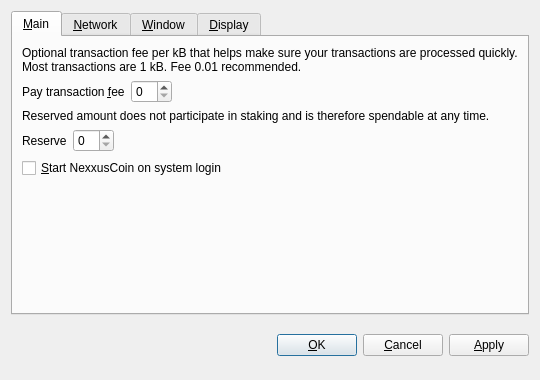
<?xml version="1.0" encoding="UTF-8"?>
<ui version="4.0">
 <class>OptionsDialog</class>
 <widget class="QDialog" name="OptionsDialog">
  <property name="geometry">
   <rect>
    <x>0</x>
    <y>0</y>
    <width>540</width>
    <height>380</height>
   </rect>
  </property>
  <property name="windowTitle">
   <string>Options</string>
  </property>
  <property name="modal">
   <bool>true</bool>
  </property>
  <layout class="QVBoxLayout" name="verticalLayout">
   <item>
    <widget class="QTabWidget" name="tabWidget">
     <property name="tabPosition">
      <enum>QTabWidget::North</enum>
     </property>
     <property name="currentIndex">
      <number>0</number>
     </property>
     <widget class="QWidget" name="tabMain">
      <attribute name="title">
       <string>&amp;Main</string>
      </attribute>
      <layout class="QVBoxLayout" name="verticalLayout_Main">
       <item>
        <widget class="QLabel" name="transactionFeeInfoLabel">
         <property name="text">
          <string>Optional transaction fee per kB that helps make sure your transactions are processed quickly. Most transactions are 1 kB. Fee 0.01 recommended.</string>
         </property>
         <property name="textFormat">
          <enum>Qt::PlainText</enum>
         </property>
         <property name="wordWrap">
          <bool>true</bool>
         </property>
        </widget>
       </item>
       <item>
        <layout class="QHBoxLayout" name="horizontalLayoutFee">
         <item>
          <widget class="QLabel" name="transactionFeeLabel">
           <property name="text">
            <string>Pay transaction &amp;fee</string>
           </property>
           <property name="textFormat">
            <enum>Qt::PlainText</enum>
           </property>
           <property name="buddy">
            <cstring>transactionFee</cstring>
           </property>
          </widget>
         </item>
         <item>
          <widget class="BitcoinAmountField" name="transactionFee"/>
         </item>
         <item>
          <spacer name="horizontalSpacerFee">
           <property name="orientation">
            <enum>Qt::Horizontal</enum>
           </property>
           <property name="sizeHint" stdset="0">
            <size>
             <width>40</width>
             <height>20</height>
            </size>
           </property>
          </spacer>
         </item>
        </layout>
       </item>
       <item>
        <widget class="QLabel" name="reserveBalanceInfoLabel">
         <property name="text">
          <string>Reserved amount does not participate in staking and is therefore spendable at any time.</string>
         </property>
         <property name="textFormat">
          <enum>Qt::PlainText</enum>
         </property>
         <property name="wordWrap">
          <bool>true</bool>
         </property>
        </widget>
       </item>
       <item>
        <layout class="QHBoxLayout" name="horizontalLayoutReserveBalance">
         <item>
          <widget class="QLabel" name="reserveBalanceLabel">
           <property name="text">
            <string>Reserve</string>
           </property>
           <property name="textFormat">
            <enum>Qt::PlainText</enum>
           </property>
           <property name="buddy">
            <cstring>reserveBalance</cstring>
           </property>
          </widget>
         </item>
         <item>
          <widget class="BitcoinAmountField" name="reserveBalance"/>
         </item>
         <item>
          <spacer name="horizontalSpacerReserveBalance">
           <property name="orientation">
            <enum>Qt::Horizontal</enum>
           </property>
           <property name="sizeHint" stdset="0">
            <size>
             <width>40</width>
             <height>20</height>
            </size>
           </property>
          </spacer>
         </item>
        </layout>
       </item>
       <item>
        <widget class="QCheckBox" name="bitcoinAtStartup">
         <property name="toolTip">
          <string>Automatically start NexxusCoin after logging in to the system.</string>
         </property>
         <property name="text">
          <string>&amp;Start NexxusCoin on system login</string>
         </property>
        </widget>
       </item>
       <item>
        <spacer name="verticalSpacer_Main">
         <property name="orientation">
          <enum>Qt::Vertical</enum>
         </property>
         <property name="sizeHint" stdset="0">
          <size>
           <width>20</width>
           <height>40</height>
          </size>
         </property>
        </spacer>
       </item>
      </layout>
     </widget>
     <widget class="QWidget" name="tabNetwork">
      <attribute name="title">
       <string>&amp;Network</string>
      </attribute>
      <layout class="QVBoxLayout" name="verticalLayout_Network">
       <item>
        <widget class="QCheckBox" name="mapPortUpnp">
         <property name="toolTip">
          <string>Automatically open the NexxusCoin client port on the router. This only works when your router supports UPnP and it is enabled.</string>
         </property>
         <property name="text">
          <string>Map port using &amp;UPnP</string>
         </property>
        </widget>
       </item>
       <item>
        <widget class="QCheckBox" name="connectSocks">
         <property name="toolTip">
          <string>Connect to the NexxusCoin network through a SOCKS5 proxy (e.g. when connecting through Tor).</string>
         </property>
         <property name="text">
          <string>&amp;Connect through SOCKS5 proxy:</string>
         </property>
        </widget>
       </item>
       <item>
        <layout class="QHBoxLayout" name="horizontalLayout_Network">
         <item>
          <widget class="QLabel" name="proxyIpLabel">
           <property name="text">
            <string>Proxy &amp;IP:</string>
           </property>
           <property name="textFormat">
            <enum>Qt::PlainText</enum>
           </property>
           <property name="buddy">
            <cstring>proxyIp</cstring>
           </property>
          </widget>
         </item>
         <item>
          <widget class="QValidatedLineEdit" name="proxyIp">
           <property name="maximumSize">
            <size>
             <width>140</width>
             <height>16777215</height>
            </size>
           </property>
           <property name="toolTip">
            <string>IP address of the proxy (e.g. 127.0.0.1)</string>
           </property>
          </widget>
         </item>
         <item>
          <widget class="QLabel" name="proxyPortLabel">
           <property name="text">
            <string>&amp;Port:</string>
           </property>
           <property name="textFormat">
            <enum>Qt::PlainText</enum>
           </property>
           <property name="buddy">
            <cstring>proxyPort</cstring>
           </property>
          </widget>
         </item>
         <item>
          <widget class="QLineEdit" name="proxyPort">
           <property name="maximumSize">
            <size>
             <width>55</width>
             <height>16777215</height>
            </size>
           </property>
           <property name="toolTip">
            <string>Port of the proxy (e.g. 9050)</string>
           </property>
          </widget>
         </item>
         <item>
          <spacer name="horizontalSpacer_Network">
           <property name="orientation">
            <enum>Qt::Horizontal</enum>
           </property>
           <property name="sizeHint" stdset="0">
            <size>
             <width>40</width>
             <height>20</height>
            </size>
           </property>
          </spacer>
         </item>
        </layout>
       </item>
       <item>
        <spacer name="verticalSpacer_Network">
         <property name="orientation">
          <enum>Qt::Vertical</enum>
         </property>
         <property name="sizeHint" stdset="0">
          <size>
           <width>20</width>
           <height>40</height>
          </size>
         </property>
        </spacer>
       </item>
      </layout>
     </widget>
     <widget class="QWidget" name="tabWindow">
      <attribute name="title">
       <string>&amp;Window</string>
      </attribute>
      <layout class="QVBoxLayout" name="verticalLayout_Window">
       <item>
        <widget class="QCheckBox" name="minimizeToTray">
         <property name="toolTip">
          <string>Show only a tray icon after minimizing the window.</string>
         </property>
         <property name="text">
          <string>&amp;Minimize to the tray instead of the taskbar</string>
         </property>
        </widget>
       </item>
       <item>
        <widget class="QCheckBox" name="minimizeOnClose">
         <property name="toolTip">
          <string>Minimize instead of exit the application when the window is closed. When this option is enabled, the application will be closed only after selecting Quit in the menu.</string>
         </property>
         <property name="text">
          <string>M&amp;inimize on close</string>
         </property>
        </widget>
       </item>
       <item>
        <spacer name="verticalSpacer_Window">
         <property name="orientation">
          <enum>Qt::Vertical</enum>
         </property>
         <property name="sizeHint" stdset="0">
          <size>
           <width>20</width>
           <height>40</height>
          </size>
         </property>
        </spacer>
       </item>
      </layout>
     </widget>
     <widget class="QWidget" name="tabDisplay">
      <attribute name="title">
       <string>&amp;Display</string>
      </attribute>
      <layout class="QVBoxLayout" name="verticalLayout_Display">
       <item>
        <layout class="QHBoxLayout" name="horizontalLayout_1_Display">
         <item>
          <widget class="QLabel" name="langLabel">
           <property name="text">
            <string>User Interface &amp;language:</string>
           </property>
           <property name="textFormat">
            <enum>Qt::PlainText</enum>
           </property>
           <property name="buddy">
            <cstring>lang</cstring>
           </property>
          </widget>
         </item>
         <item>
          <widget class="QValueComboBox" name="lang">
           <property name="toolTip">
            <string>The user interface language can be set here. This setting will take effect after restarting NexxusCoin.</string>
           </property>
          </widget>
         </item>
        </layout>
       </item>
       <item>
        <layout class="QHBoxLayout" name="horizontalLayout_2_Display">
         <item>
          <widget class="QLabel" name="unitLabel">
           <property name="text">
            <string>&amp;Unit to show amounts in:</string>
           </property>
           <property name="textFormat">
            <enum>Qt::PlainText</enum>
           </property>
           <property name="buddy">
            <cstring>unit</cstring>
           </property>
          </widget>
         </item>
         <item>
          <widget class="QValueComboBox" name="unit">
           <property name="toolTip">
            <string>Choose the default subdivision unit to show in the interface and when sending coins.</string>
           </property>
          </widget>
         </item>
        </layout>
       </item>
       <item>
        <widget class="QCheckBox" name="coinControlFeatures">
         <property name="toolTip">
          <string>Whether to show coin control features or not.</string>
         </property>
         <property name="text">
          <string>Display coin &amp;control features (experts only!)</string>
         </property>
        </widget>
       </item>
       <item>
        <widget class="QCheckBox" name="minimizeCoinAge">
         <property name="toolTip">
          <string>Whether to select the coin outputs randomly or with minimal coin age.</string>
         </property>
         <property name="text">
          <string>Minimize weight consumption (experimental)</string>
         </property>
        </widget>
       </item>
       <item>
        <spacer name="verticalSpacer_Display">
         <property name="orientation">
          <enum>Qt::Vertical</enum>
         </property>
         <property name="sizeHint" stdset="0">
          <size>
           <width>20</width>
           <height>40</height>
          </size>
         </property>
        </spacer>
       </item>
      </layout>
     </widget>
    </widget>
   </item>
   <item>
    <layout class="QHBoxLayout" name="horizontalLayout_Buttons">
     <item>
      <spacer name="horizontalSpacer_1">
       <property name="orientation">
        <enum>Qt::Horizontal</enum>
       </property>
       <property name="sizeHint" stdset="0">
        <size>
         <width>40</width>
         <height>48</height>
        </size>
       </property>
      </spacer>
     </item>
     <item>
      <widget class="QLabel" name="statusLabel">
       <property name="font">
        <font>
         <weight>75</weight>
         <bold>true</bold>
        </font>
       </property>
       <property name="text">
        <string/>
       </property>
       <property name="textFormat">
        <enum>Qt::PlainText</enum>
       </property>
       <property name="wordWrap">
        <bool>true</bool>
       </property>
      </widget>
     </item>
     <item>
      <spacer name="horizontalSpacer_2">
       <property name="orientation">
        <enum>Qt::Horizontal</enum>
       </property>
       <property name="sizeHint" stdset="0">
        <size>
         <width>40</width>
         <height>48</height>
        </size>
       </property>
      </spacer>
     </item>
     <item>
      <widget class="QPushButton" name="okButton">
       <property name="text">
        <string>&amp;OK</string>
       </property>
      </widget>
     </item>
     <item>
      <widget class="QPushButton" name="cancelButton">
       <property name="text">
        <string>&amp;Cancel</string>
       </property>
       <property name="autoDefault">
        <bool>false</bool>
       </property>
      </widget>
     </item>
     <item>
      <widget class="QPushButton" name="applyButton">
       <property name="text">
        <string>&amp;Apply</string>
       </property>
       <property name="autoDefault">
        <bool>false</bool>
       </property>
      </widget>
     </item>
    </layout>
   </item>
  </layout>
 </widget>
 <customwidgets>
  <customwidget>
   <class>BitcoinAmountField</class>
   <extends>QSpinBox</extends>
   <header>bitcoinamountfield.h</header>
  </customwidget>
  <customwidget>
   <class>QValueComboBox</class>
   <extends>QComboBox</extends>
   <header>qvaluecombobox.h</header>
  </customwidget>
  <customwidget>
   <class>QValidatedLineEdit</class>
   <extends>QLineEdit</extends>
   <header>qvalidatedlineedit.h</header>
  </customwidget>
 </customwidgets>
 <resources/>
 <connections/>
</ui>
